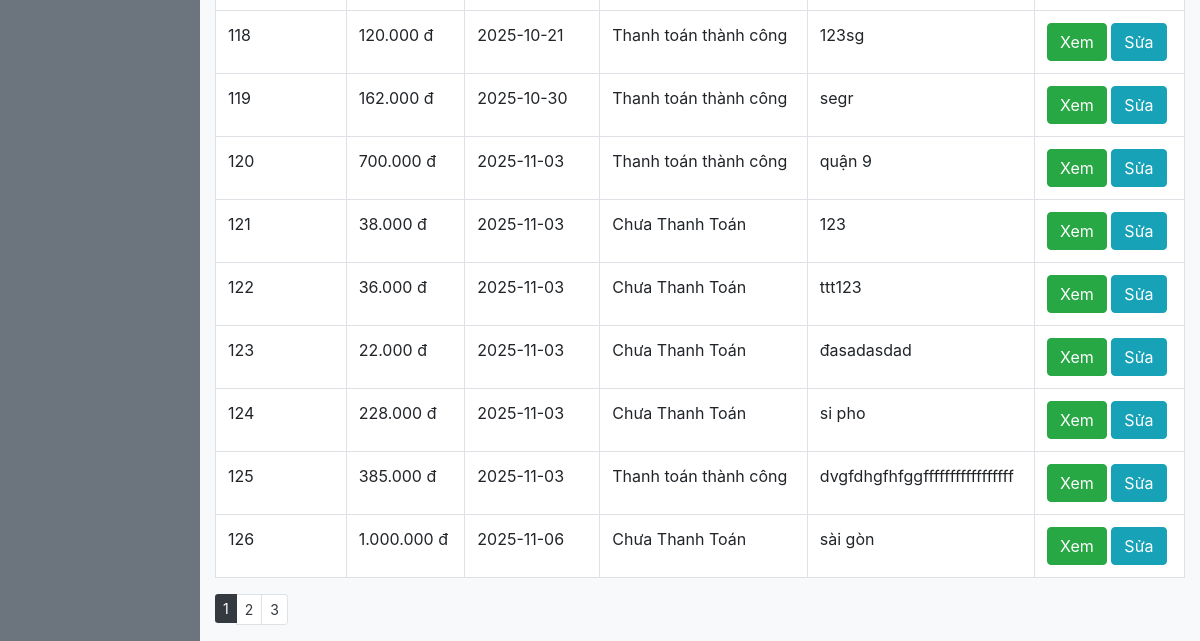
/admin/donhang.php (signed in, lower part), run on an earlier commit of the app's database.
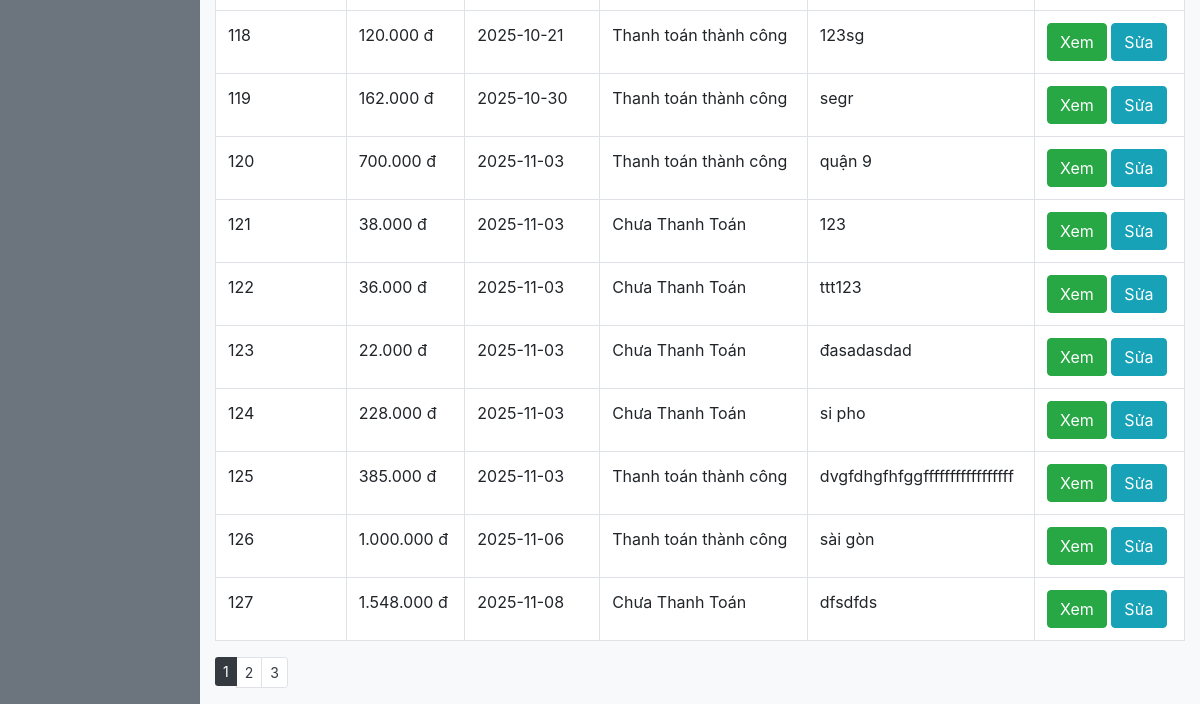
And on a later commit of the database.
### tables this page shows
CREATE TABLE `invoice` (
  `invoice_id` int(11) NOT NULL,
  `invoice_date` date NOT NULL,
  `payment_status` varchar(25) NOT NULL,
  `total_amount` decimal(10,3) NOT NULL,
  `due_date` date NOT NULL,
  `billing_address` varchar(255) DEFAULT NULL,
  `user_id` int(11) NOT NULL,
  `recipient_name` varchar(255) NOT NULL,
  `phone` varchar(20) NOT NULL,
  `notes` text DEFAULT NULL
);

### admin/donhang.php (the view, shortened to what this page needs)
<?php
require_once('../model/config.php');
$sql = 'SELECT * FROM Invoice';
$tacainvoice = mysqli_query($conn, $sql);
?>
<!DOCTYPE html>
<html lang="en">
<head>
    <link rel="stylesheet" href="https://cdn.jsdelivr.net/npm/bootstrap@4.6.2/dist/css/bootstrap.min.css">
    <link rel="stylesheet" href="https://cdn.jsdelivr.net/npm/bootstrap-icons@1.11.1/font/bootstrap-icons.css">
</head>
<body class="container-fluid">
    <article class="row">
        <section class="col-2 bg-secondary pb-4">
        </section>
        <section class="col-10 bg-light">
            <table class="table table-bordered table-hover bg-white">
                    <?php
                    if ($tacainvoice) {
                        while ($invoice = mysqli_fetch_assoc($tacainvoice)) { ?>
                        <tr>
                        <td><?php echo $invoice['invoice_id']; ?></td>
                            <td><?php echo number_format($invoice['total_amount'] * 1000, 0, ',', '.'); ?> đ</td>
                            <td><?php echo $invoice['due_date']; ?></td>
                            <td><?php echo $invoice['payment_status']; ?></td>
                            <td><?php echo $invoice['billing_address']; ?></td>
                            <td>
                                <a class="btn btn-success" href="invoice_detail.php?id=<?php echo $invoice['invoice_id']; ?>">Xem</a>
                                <a class="btn btn-info" href="sua_donhang.php?id=<?php echo $invoice['invoice_id']; ?>">Sửa</a>
                            </td>
                        </tr>
                    <?php }
                    } else {
                        echo "<tr><td colspan='3'>Không có dữ liệu</td></tr>";
                    } ?>
            </table>
            <ul class="pagination pagination-sm text-dark">
                <li class="page-item active" aria-current="page">
                    <a class="page-link bg-dark border-0" href="#">1</a>
                </li>
                <li class="page-item"><a class="page-link text-dark" href="#">2</a></li>
                <li class="page-item"><a class="page-link text-dark" href="#">3</a></li>
            </ul>
        </section>
    </article>
</body>
</html>

What changed in the data, as far as the page shows it:
changed invoice "sài gòn": payment_status "Chưa Thanh Toán" → "Thanh toán thành công"
added invoice: invoice_id "127", $invoice['total_amount']*1000 "1.548.000", due_date "2025-11-08", payment_status "Chưa Thanh Toán", billing_address "dfsdfds"
